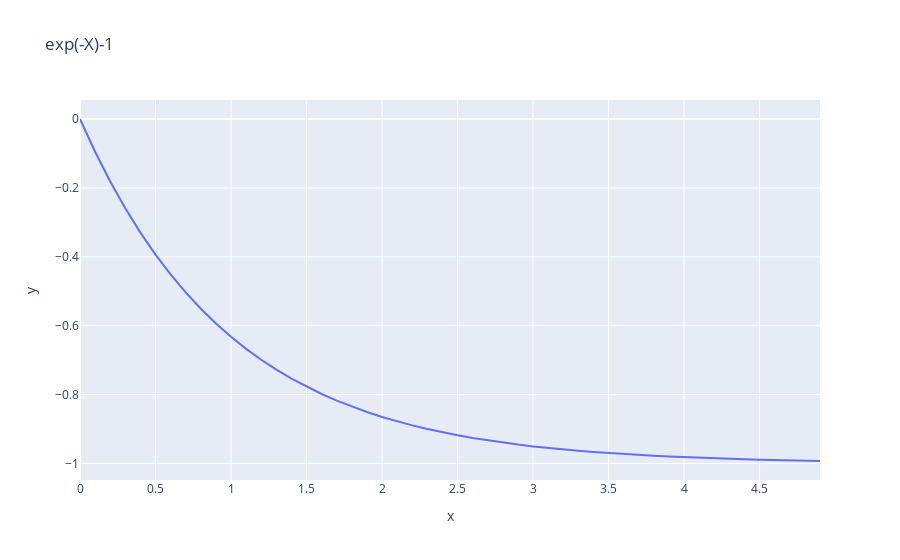

The notebook cell saved with this chart:
### Code cell
fig = px.line(x = x, y=fx, title=expression.value)
fig.show()

### Figure 1 — Plotly figure (JSON) as saved in the notebook; plotly's stock layout.template omitted (floating-point values rounded to 4 significant figures)
{"data": [{"hovertemplate": "x=%{x}<br>y=%{y}<extra></extra>", "legendgroup": "", "line": {"color": "#636efa", "dash": "solid"}, "marker": {"symbol": "circle"}, "mode": "lines", "name": "", "orientation": "v", "showlegend": false, "type": "scatter", "x": [0, 0.1, 0.2, 0.3, 0.4, 0.5, 0.6, 0.7, 0.8, 0.9, 1, 1.1, 1.2, 1.3, 1.4, 1.5, 1.6, 1.7, 1.8, 1.9, 2, 2.1, 2.2, 2.3, 2.4, 2.5, 2.6, 2.7, 2.8, 2.9, 3, 3.1, 3.2, 3.3, 3.4, 3.5, 3.6, 3.7, 3.8, 3.9, 4, 4.1, 4.2, 4.3, 4.4, 4.5, 4.6, 4.7, 4.8, 4.9], "xaxis": "x", "y": [0, -0.09516, -0.1813, -0.2592, -0.3297, -0.3935, -0.4512, -0.5034, -0.5507, -0.5934, -0.6321, -0.6671, -0.6988, -0.7275, -0.7534, -0.7769, -0.7981, -0.8173, -0.8347, -0.8504, -0.8647, -0.8775, -0.8892, -0.8997, -0.9093, -0.9179, -0.9257, -0.9328, -0.9392, -0.945, -0.9502, -0.955, -0.9592, -0.9631, -0.9666, -0.9698, -0.9727, -0.9753, -0.9776, -0.9798, -0.9817, -0.9834, -0.985, -0.9864, -0.9877, -0.9889, -0.9899, -0.9909, -0.9918, -0.9926], "yaxis": "y"}], "layout": {"legend": {"tracegroupgap": 0}, "title": {"text": "exp(-X)-1"}, "xaxis": {"anchor": "y", "domain": [0, 1], "title": {"text": "x"}}, "yaxis": {"anchor": "x", "domain": [0, 1], "title": {"text": "y"}}}}
